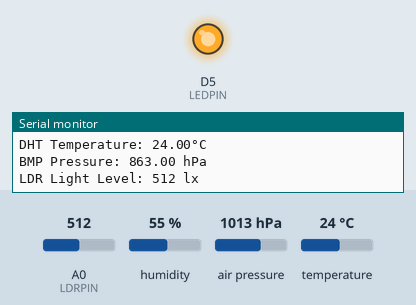
The sketch below on a simulated ESP8266 (NodeMCU). On the bench: output pins drawn as LEDs (lit = HIGH), the last lines printed to the serial monitor. Inputs (shaded band) come from the test bench; at power-on: A0 (LDRPIN) = 512, humidity 55 %, air pressure 1013 hPa, temperature 24 °C. WiFi joins after 1.5 s; servers stay silent unless stated; uploads are accepted with an empty reply.

Above: at 1.8 s.
At 32.1 s:
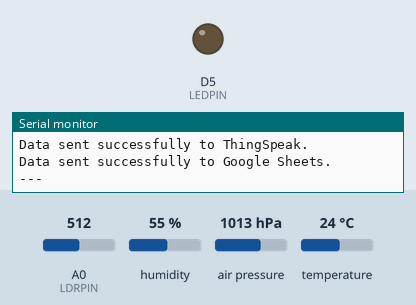
Timing chart, 0 to 80.3 s (numbered marks = the images above):
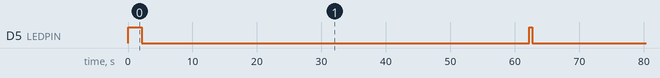

The sketch:

WeatherStationVGitHub.ino
```cpp
#include <ESP8266WiFi.h>
#include <WiFiClientSecure.h>
#include <ThingSpeak.h>
#include <ESP8266HTTPClient.h>
#include <Adafruit_Sensor.h>
#include <DHT.h>
#include <Adafruit_BMP085_U.h>

//Pins & Settings
#define DHTPIN D4
#define DHTTYPE DHT11
DHT dht(DHTPIN, DHTTYPE);
#define LDRPIN A0
#define LEDPIN D5
Adafruit_BMP085_Unified bmp;
WiFiClient client;                //ThingSpeak
WiFiClientSecure clientSecure;    //GoogleForms
HTTPClient http;
int readingTime = 60000; //Time between readings. 60000 is 1 minute

//WiFi
unsigned long startAttemptTime = millis();
const unsigned long wifiTimeout = 10000;  //10 seconds

//IDs, Passwords etc.
const char *ssid = "SSID";              //Router
const char *password = "password";            //Router Password
const unsigned long thingID = 0000000;          //ThingSpeak4 Channel ID
const char *thingKey = "ABCDEFGHIJKLMNOP";      //ThingSpeak Write API Key

//Component Flags
bool dhtConnected = false;
bool bmpConnected = false;
bool ledConnected = false;
bool ldrConnected = false;

void setup() {
  Serial.begin(115200);
  Serial.println();

  //Set green LED to off
  pinMode(LEDPIN, OUTPUT);
  digitalWrite(LEDPIN, LOW);

  //Check and initialize sensors, DHT, BMP, LDR, LED
  dht.begin();
  float testDHT = dht.readHumidity();
  if (!isnan(testDHT)) {
    dhtConnected = true;
    Serial.println("DHT detected.");
  } else {
    Serial.println("DHT not detected.");
  }

  if (bmp.begin()) {
    bmpConnected = true;
    Serial.println("BMP180 detected.");
  } else {
    Serial.println("BMP180 not detected.");
  }

  int ldrReading = analogRead(LDRPIN);
  if (ldrReading > 0 && ldrReading < 1023) {
    ldrConnected = true;
    Serial.println("LDR detected.");
  } else {
    Serial.println("LDR not detected.");
  }

  //LED is not crucial for the weather station to operate, but is used as an indicator the device is uploading data
  digitalWrite(LEDPIN, HIGH);
  delay(100);
  if (digitalRead(LEDPIN) == HIGH) {
    ledConnected = true;
    Serial.println("G LED detected.");
  } else {
    Serial.println("G LED not detected.");
  }

  Serial.println();

  //Attempt to connect to WiFi
  WiFi.begin(ssid, password);
  while (WiFi.status() != WL_CONNECTED && millis() - startAttemptTime < wifiTimeout) {
    delay(500);
    Serial.print(".");
  }
  if (WiFi.status() == WL_CONNECTED) {
    Serial.println("\n---\nConnected to WiFi.\n---");
  } else {
    Serial.println("\nWiFi connection timed out.\n WARNING PROCEEDING WITHOUT CONNECTIVITY.");
  }

  //Initialize ThingSpeak
  ThingSpeak.begin(client);
}

void loop() {
  //Set all values to below zero, after checking value, print to monitor for debugging purposes
  float temperature = -1;
  float humidity = -1;
  float pressure = -1;
  int light = -1;

  //Read DHT11
  if (dhtConnected) {
  temperature = dht.readTemperature();
  humidity = dht.readHumidity();
  if (isnan(humidity) || isnan(temperature)) {
      Serial.println("Warning: Failed to read from DHT sensor!");
    } else {
      Serial.print("DHT Humidity: ");
      Serial.print(humidity);
      Serial.println("%");
      Serial.print("DHT Temperature: ");
      Serial.print(temperature);
      Serial.println("°C");
    }
  }

  //Read BMP180
  if (bmpConnected) {
    sensors_event_t event;
    bmp.getEvent(&event);
    if (event.pressure) {
      pressure = event.pressure - 150;
      Serial.print("BMP Pressure: ");
      Serial.print(pressure);
      Serial.println(" hPa");
    } else {
      Serial.println("Warning: Failed to read from BMP sensor!");
    }
  }

  //Read LDR
  if (ldrConnected) {
    light = analogRead(LDRPIN);
    if (light == 0 || light == 1023) {
      Serial.println("Warning: LDR reading out of range. Check connection.");
      ldrConnected = false;
    } else {
      Serial.print("LDR Light Level: ");
      Serial.print(light);
      Serial.println(" lx");
    }
  }
  //Send data to ThingSpeak and GoogleSheets. LED remains lit until complete
  digitalWrite(LEDPIN, HIGH);
  sendToThingSpeak(temperature, humidity, pressure, light);
  sendToGoogleSheets(temperature, humidity, pressure, light);
  digitalWrite(LEDPIN, LOW);
  Serial.println("---");
  delay(readingTime); //Send data every minute
}

void sendToThingSpeak(float temp, float hum, float press, int light) {
  ThingSpeak.setField(1, temp);
  ThingSpeak.setField(2, hum);
  ThingSpeak.setField(3, press);
  ThingSpeak.setField(4, light);

  int response = ThingSpeak.writeFields(thingID, thingKey);
  if (response == 200) {
    Serial.println("Data sent successfully to ThingSpeak.");
  } else {
    Serial.println("Failed to send data to ThingSpeak.");
  }
}

void sendToGoogleSheets(float temp, float hum, float press, int light) {
  //Construct the URL for Google Form submission
  String googleFormUrl = "https://docs.google.com/forms/d/e/1FAIpQLSeI3KZ0xKGpWWUF9plK1RHaKdUgrZHeN7KNaT9i-dx9GB2q4g/formResponse?";

  //Add to URL, with readings passed into function
  googleFormUrl += "entry.1830958942=" + String(temp) + "%C2%B0C";
  googleFormUrl += "&entry.842067926=" + String(hum) + "%25";
  googleFormUrl += "&entry.446719619=" + String(press) + "%20hPa";
  googleFormUrl += "&entry.611630028=" + String(light) + "%20lx";

  //Send GET request
  if (http.begin(clientSecure, googleFormUrl)) {
    clientSecure.setInsecure();

    int httpResponseCode = http.GET();

    if (httpResponseCode > 0) {
      Serial.println("Data sent successfully to Google Sheets.");
    } else {
      Serial.println("Failed to send data to Google Sheets.");
    }
    http.end();
  } else {
    Serial.println("Unable to connect to Google Forms.");
  }
}
```

Measured:
- by itself, D5 (LEDPIN): alternates HIGH for 0.50 s and LOW for 60.1 s
